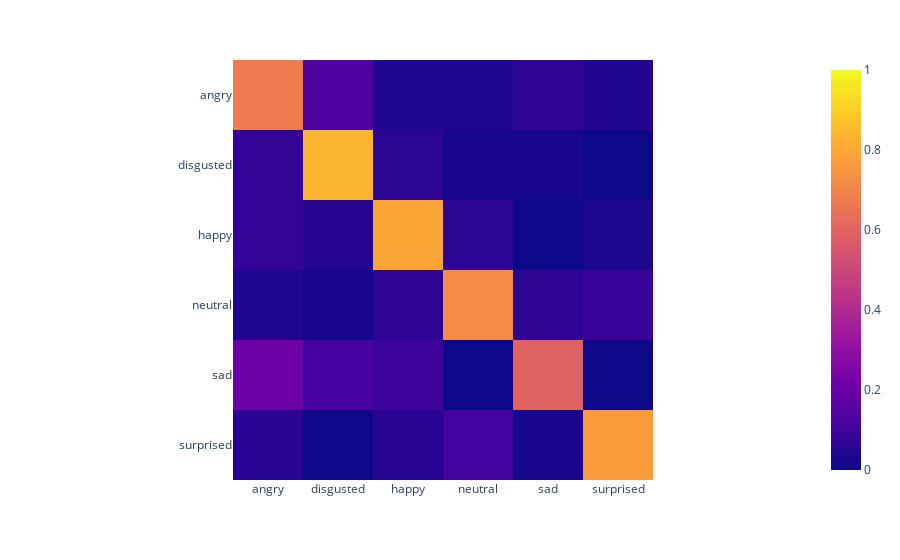

Source (notebook cell):
### Code cell
from typing import cast

confidences = model.predict(test_dataset)
predictions = np.argmax(confidences, axis=1)

labels = cast(list[int], list(test_dataset.unbatch().map(lambda x, y: y).as_numpy_iterator()))

cmat = sklearn.metrics.confusion_matrix(labels, predictions, normalize="true")

fig = px.imshow(cmat, x=CLASS_NAMES, y=CLASS_NAMES, range_color=[0,1])
fig.show()

sklearn.metrics.classification_report(labels, predictions, output_dict=True, target_names=CLASS_NAMES)

### Figure 1 — Plotly figure (JSON) as saved in the notebook; plotly's stock layout.template omitted (floating-point values rounded to 4 significant figures)
{"data": [{"coloraxis": "coloraxis", "hovertemplate": "x: %{x}<br>y: %{y}<br>color: %{z}<extra></extra>", "name": "0", "type": "heatmap", "x": ["angry", "disgusted", "happy", "neutral", "sad", "surprised"], "xaxis": "x", "y": ["angry", "disgusted", "happy", "neutral", "sad", "surprised"], "yaxis": "y", "z": [[0.6739, 0.1304, 0.04348, 0.04348, 0.06522, 0.04348], [0.07407, 0.8333, 0.05556, 0.01852, 0.01852, 0], [0.07353, 0.04412, 0.7941, 0.05882, 0, 0.02941], [0.04255, 0.02128, 0.06383, 0.7234, 0.06383, 0.08511], [0.2037, 0.1111, 0.09259, 0, 0.5926, 0], [0.05357, 0, 0.05357, 0.1071, 0.01786, 0.7679]]}], "layout": {"coloraxis": {"cmax": 1, "cmin": 0, "colorscale": [[0, "#0d0887"], [0.1111, "#46039f"], [0.2222, "#7201a8"], [0.3333, "#9c179e"], [0.4444, "#bd3786"], [0.5556, "#d8576b"], [0.6667, "#ed7953"], [0.7778, "#fb9f3a"], [0.8889, "#fdca26"], [1, "#f0f921"]]}, "margin": {"t": 60}, "xaxis": {"anchor": "y", "constrain": "domain", "domain": [0, 1], "scaleanchor": "y"}, "yaxis": {"anchor": "x", "autorange": "reversed", "constrain": "domain", "domain": [0, 1]}}}
